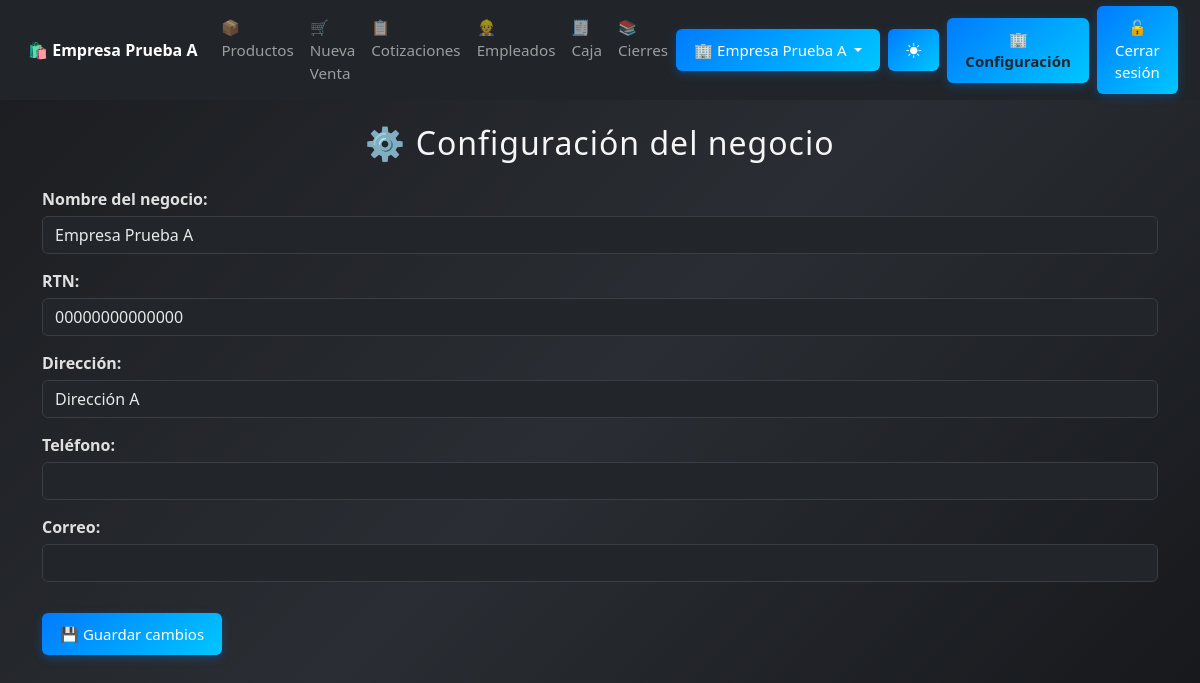
Page /configuracion/Empresa (signed in) on the committed database.
### core/models.py (models this page shows, shortened)
class Empresa(models.Model):
    nombre = models.CharField(max_length=150)
    rtn = models.CharField(max_length=20, blank=True, null=True)
    direccion = models.CharField(max_length=255, blank=True, null=True)
    telefono = models.CharField(max_length=20, blank=True, null=True)
    correo = models.EmailField(max_length=150, blank=True, null=True)
    activo = models.BooleanField(default=True)
    creado = models.DateTimeField(auto_now_add=True)

### configuracion/models.py (models this page shows, shortened)
class EmpresaConfig(models.Model):
    empresa = models.OneToOneField(
        Empresa,
        on_delete=models.CASCADE,
        related_name="config"
    )
    nombre = models.CharField(max_length=150)
    rtn = models.CharField(max_length=20)
    direccion = models.CharField(max_length=255)
    telefono = models.CharField(max_length=20, blank=True, null=True)
    correo = models.EmailField(max_length=150, blank=True, null=True)
    moneda = models.CharField(max_length=10, default="L")
    isv_default = models.DecimalField(max_digits=5, decimal_places=2, default=0.15)
    actualizado = models.DateTimeField(auto_now=True)

### configuracion/views.py (the view)
# urls.py: path('Empresa', views.configuracion_empresa, name='configuracion_empresa'),
@login_required
@permission_required('configuracion.change_empresaconfig', raise_exception=True)
def configuracion_empresa(request):
    config, _ = EmpresaConfig.objects.get_or_create(
        empresa=request.empresa,
        defaults={
            "nombre": request.empresa.nombre if hasattr(request.empresa, "nombre") else "",
            "rtn": "",
            "direccion": "",
        }
    )
    if request.method == 'POST':
        form = EmpresaConfigForm(request.POST, instance=config)
        if form.is_valid():
            obj = form.save(commit=False)
            obj.empresa = request.empresa  # ✅ seguridad extra
            obj.save()
            messages.success(request, "Configuración guardada correctamente.")
            return redirect('configuracion_empresa')
    else:
        form = EmpresaConfigForm(instance=config)
    return render(request, 'configuracion/configuracion_empresa.html', {'form': form})

### configuracion/forms.py
class EmpresaConfigForm(forms.ModelForm):
    class Meta:
        model = EmpresaConfig
        fields = ['nombre', 'rtn', 'direccion', 'telefono', 'correo']
        widgets = {
            'nombre': forms.TextInput(attrs={'class': 'form-control'}),
            'rtn': forms.TextInput(attrs={'class': 'form-control'}),
            'direccion': forms.TextInput(attrs={'class': 'form-control'}),
            'telefono': forms.TextInput(attrs={'class': 'form-control'}),
            'correo': forms.TextInput(attrs={'class': 'form-control'}),
        }

### core/context_processors.py (called while the page is built)
def empresas_para_superuser(request):
    if request.user.is_authenticated and request.user.is_superuser:
        return {"empresas_selector": Empresa.objects.all().order_by("id")}
    return {"empresas_selector": []}

def empresa_config(request):
    empresa = getattr(request, "empresa", None)
    if not empresa:
        return {"empresa": None}
    config, _ = EmpresaConfig.objects.get_or_create(
        empresa=empresa,
        defaults={
            "nombre": empresa.nombre,
            "rtn": "00000000000000",
            "direccion": "Pendiente",
        }
    )
    return {"empresa": config}

def modulos_config(request):
    empresa = getattr(request, "empresa", None)
    if not empresa:
        return {"modulos": None}
    modulos, _ = ModuloConfig.objects.get_or_create(empresa=empresa)
    return {"modulos": modulos}

### configuracion/templates/configuracion/configuracion_empresa.html (shortened to what this page needs)
{% extends 'base.html' %}
{% block content %}
<div class="container mt-4">
  <h2 class="text-center mb-4">⚙️ Configuración del negocio</h2>
  <form method="post">
    <label>Nombre del negocio:</label>
    {{ form.nombre }}
    <label>RTN:</label>
    {{ form.rtn }}
    <label>Dirección:</label>
    {{ form.direccion }}
    <label>Teléfono:</label>
    {{ form.telefono }}
    <label>Correo:</label>
    {{ form.correo }}
    <button class="btn btn-primary mt-3">
      💾 Guardar cambios
    </button>
  </form>
</div>
{% endblock %}

### core/templates/base.html (shortened to what this page needs)
<!DOCTYPE html>
<html lang="es">
<head>
  {% load static %}
  <link href="https://cdn.jsdelivr.net/npm/bootstrap@5.3.0/dist/css/bootstrap.min.css" rel="stylesheet">
  <link rel="stylesheet" href="{% static 'css/estilo_base.css' %}">
  <link href="https://cdn.jsdelivr.net/npm/bootstrap-icons@1.11.3/font/bootstrap-icons.css" rel="stylesheet">
</head>
<body>
  <nav class="navbar navbar-expand-lg navbar-dark bg-dark sticky-top" id="menu-principal">
    <div class="container-fluid">
      <a class="navbar-brand fw-bold" href="{% url 'dashboard' %}">
        🛍️ {{ request.empresa.nombre|default:"SISTEMAS FAJARDO" }}
      </a>
      <div class="collapse navbar-collapse" id="navbarNav">
        <ul class="navbar-nav me-auto">
          <li class="nav-item">
            <a class="nav-link" href="{% url 'productos:listar_productos' %}">📦 Productos</a>
          </li>
          <li class="nav-item">
            {% if modulos.mod_ventas and perms.ventas.add_venta %}
              <a class="nav-link" href="{% url 'ventas:crear_venta' %}">🛒 Nueva Venta</a>
            {% endif %}
          </li>
          <li class="nav-item">
            {% if modulos.mod_cotizaciones and perms.cotizaciones.view_cotizacion %}
              <a class="nav-link" href="{% url 'cotizaciones:lista_cotizaciones' %}">📋 Cotizaciones</a>
            {% endif %}
          </li>
          <li class="nav-item">
            {% if modulos.mod_empleados and perms.empleados.view_empleado %}
              <a class="nav-link" href="{% url 'empleados:lista_empleados' %}">👷 Empleados</a>
            {% endif %}
          </li>
        <li class="nav-item">
            {% if modulos.mod_caja and perms.caja.add_cajasesion %}
              <a class="nav-link" href="{% url 'caja:abrir_caja' %}">🧾 Caja</a>
            {% endif %}
          </li>
          <li class="nav-item">
            {% if modulos.mod_caja and perms.caja.view_cajasesion %}
            <a class="nav-link" href="{% url 'caja:historial_cajas' %}">📚 Cierres</a>
            {% endif %}
          </li>
        </ul>
        <ul class="navbar-nav ms-auto align-items-center">
                {% if user.is_authenticated and user.is_superuser %}
        <li class="nav-item dropdown me-2">
          <a class="btn btn-outline-info btn-sm dropdown-toggle"
            href="#" role="button" data-bs-toggle="dropdown" aria-expanded="false">
            🏢 {{ request.empresa.nombre|default:"Seleccionar empresa" }}
          </a>
        </li>
        {% endif %}
          <li class="nav-item me-2">
            <button id="themeToggle" class="btn btn-outline-light btn-sm" type="button">
              <i class="bi bi-brightness-high-fill" id="themeIcon"></i>
            </button>
          </li>
          {% if perms.configuracion.view_empresa %}
          <li class="nav-item me-2">
            <a href="{% url 'configuracion:configuracion_empresa' %}"
               class="btn btn-warning btn-sm fw-bold text-dark">
              🏢 Configuración
            </a>
          </li>
          {% endif %}
          {% if user.is_authenticated %}
          <li class="nav-item">
            <form action="{% url 'logout' %}" method="post" class="mb-0">
              <button type="submit" class="btn btn-danger btn-sm">
                🔓 Cerrar sesión
              </button>
            </form>
          </li>
          {% endif %}
        </ul>
      </div>
    </div>
  </nav>
  <div class="container-fluid px-0">
    {% block content %}
    {% endblock %}
  </div>
</body>
</html>

### static/css/estilo_base.css (style rules this page uses)
h2, h3 { text-align: center; color: #f5f5f5; margin-bottom: 20px; letter-spacing: 1px; transition: color 0.3s ease; }
form label { display: block; margin-bottom: 5px; font-weight: 600; color: #e0e0e0; transition: color 0.3s ease; }
form input, form textarea, form select { width: 100%; padding: 10px; margin-bottom: 15px; border: 1px solid rgba(255, 255, 255, 0.2); border-radius: 6px; background-color: rgba(255, 255, 255, 0.1); color: #fff; box-sizing: border-box; transition: all 0.3s ease; }
button, .btn { background: linear-gradient(135deg, #007bff, #00c6ff); color: white; padding: 12px 20px; border: none; border-radius: 6px; font-size: 16px; cursor: pointer; transition: all 0.3s ease; box-shadow: 0 3px 10px rgba(0, 123, 255, 0.3); }
body { background: linear-gradient(135deg, #1a1c1f, #2a2d33, #141619); background-attachment: fixed; color: #f1f1f1; transition: all 0.4s ease; }
@media (max-width: 1200px) { .btn { font-size: 15px; padding: 10px 18px; } }
.navbar, .container, .btn, .contenedor, .form-row, .productos-box { transition: all 0.3s ease; }
.navbar { padding: 0.4rem 1rem !important; }
.navbar-brand { font-size: 1rem; white-space: nowrap; }
.navbar-nav .nav-link { font-size: 0.95rem; padding: 6px 10px; }
html, body { height: 100%; min-height: 100vh; margin: 0; padding: 0; display: flex; flex-direction: column; }
:root { --radius: 6px; }
body:not(.light-mode) { --bs-body-bg: #1b1e22; --bs-body-color: #e8e8e8; --bs-border-color: #3b3f45; --bs-primary-bg-subtle: #172b42; --bs-primary-text: #4db8ff; --bs-card-bg: #22262b; --bs-table-bg: #262b31; --bs-table-striped-bg: #2c3238; --bs-table-hover-bg: #333a42; --bs-warning-bg: #5c4d00; --bs-danger-bg: #5c1f1f; }
body, html { background-color: var(--bs-body-bg) !important; color: var(--bs-body-color) !important; }
input, select, textarea { background-color: var(--bs-card-bg) !important; color: var(--bs-body-color) !important; border-color: var(--bs-border-color) !important; }
.btn { border-radius: var(--radius); }
.btn-primary { background-color: var(--bs-primary-text); border-color: var(--bs-primary-text); }

### rows in the picture
Empresa: empresa.nombre "Empresa Prueba A"
EmpresaConfig: nombre "Empresa Prueba A", rtn "00000000000000", direccion "Dirección A"
